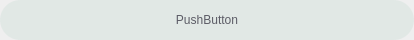
<?xml version="1.0" encoding="UTF-8"?>
<ui version="4.0">
 <class>MusicButton</class>
 <widget class="QWidget" name="MusicButton">
  <property name="geometry">
   <rect>
    <x>0</x>
    <y>0</y>
    <width>414</width>
    <height>40</height>
   </rect>
  </property>
  <property name="sizePolicy">
   <sizepolicy hsizetype="Preferred" vsizetype="Preferred">
    <horstretch>0</horstretch>
    <verstretch>0</verstretch>
   </sizepolicy>
  </property>
  <property name="minimumSize">
   <size>
    <width>0</width>
    <height>40</height>
   </size>
  </property>
  <property name="maximumSize">
   <size>
    <width>16777215</width>
    <height>40</height>
   </size>
  </property>
  <property name="windowTitle">
   <string>Form</string>
  </property>
  <property name="styleSheet">
   <string notr="true">#btn_name {
	color: #5c5c66;
	background-color: rgba(182, 209, 200, 0.25);
	border-radius: 20px;
	padding-left: 10px;
	padding-right: 10px;
	/*text-overflow: ellipsis;*//*无效*/
}

#btn_name:hover {
	background-color: rgba(182, 209, 200, 0.5);
}</string>
  </property>
  <layout class="QHBoxLayout" name="horizontalLayout">
   <property name="spacing">
    <number>0</number>
   </property>
   <property name="leftMargin">
    <number>0</number>
   </property>
   <property name="topMargin">
    <number>0</number>
   </property>
   <property name="rightMargin">
    <number>0</number>
   </property>
   <property name="bottomMargin">
    <number>0</number>
   </property>
   <item>
    <widget class="QPushButton" name="btn_name">
     <property name="sizePolicy">
      <sizepolicy hsizetype="Preferred" vsizetype="Preferred">
       <horstretch>0</horstretch>
       <verstretch>0</verstretch>
      </sizepolicy>
     </property>
     <property name="cursor">
      <cursorShape>PointingHandCursor</cursorShape>
     </property>
     <property name="text">
      <string>PushButton</string>
     </property>
    </widget>
   </item>
  </layout>
 </widget>
 <resources/>
 <connections/>
</ui>
